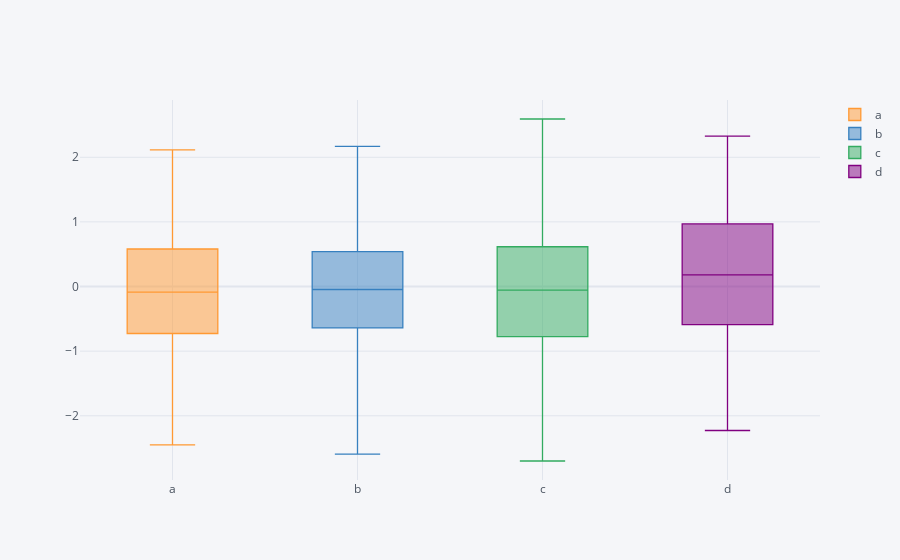

Notebook source saved alongside this figure:
### Code cell
dataframe.iplot(kind="box")
